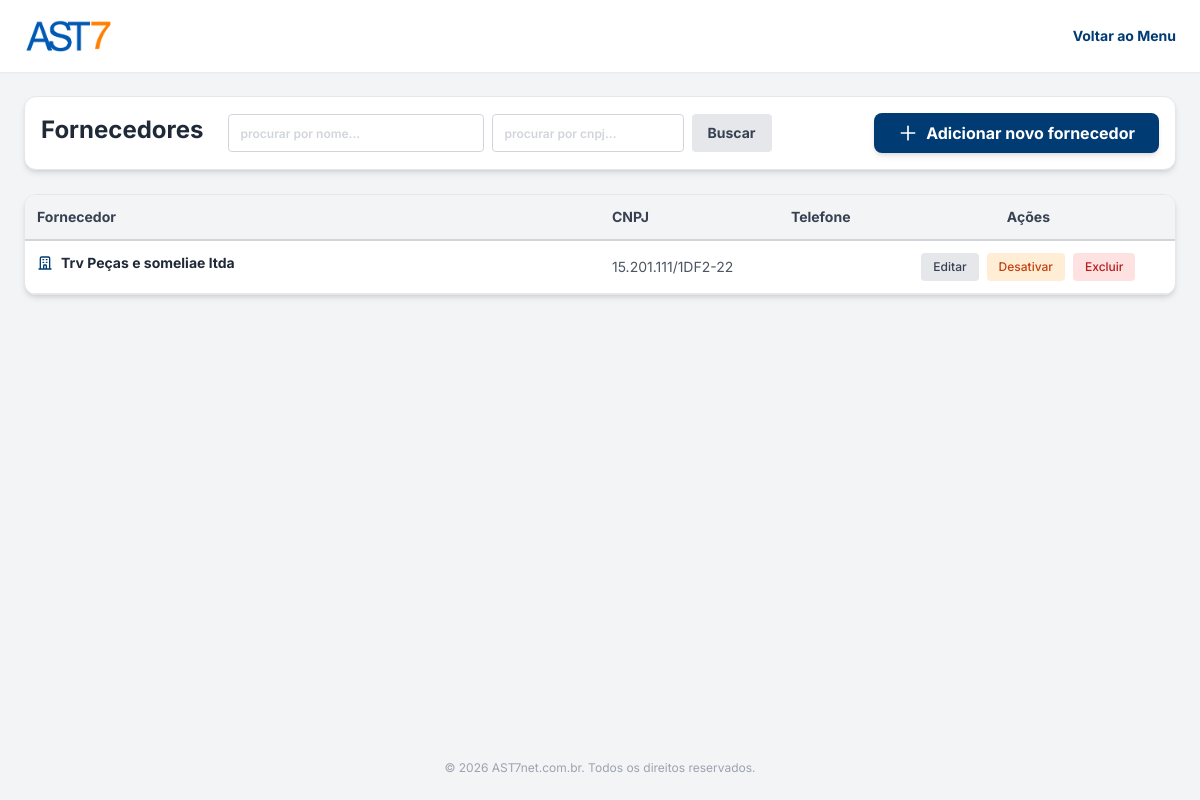
/fornecedores.php (signed in), run on an earlier commit of the app's database.
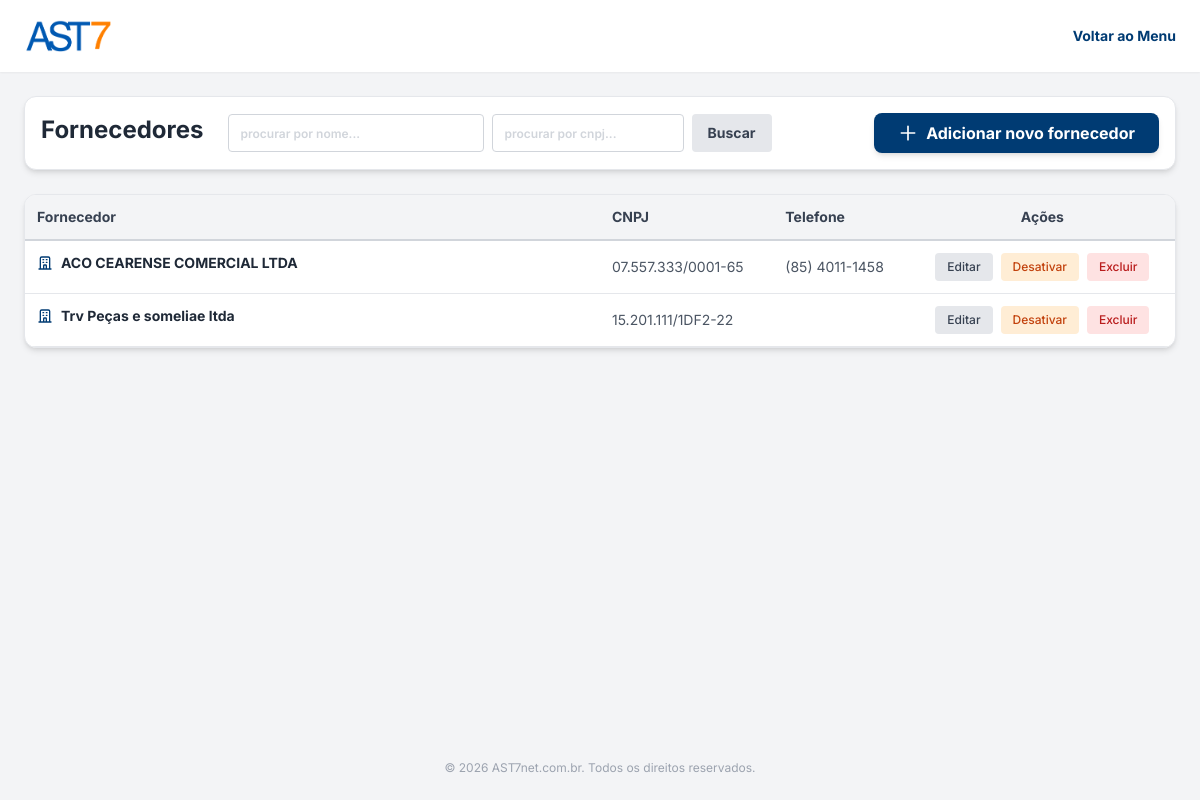
And on a later commit of the database.
### tables this page shows
CREATE TABLE fornecedores (
    id INTEGER PRIMARY KEY AUTOINCREMENT,
    razao_social TEXT NOT NULL,
    cep TEXT,
    endereco TEXT,
    numero TEXT,
    bairro TEXT,
    cidade TEXT,
    uf TEXT,
    cnpj TEXT,
    ie TEXT,
    telefone TEXT,
    fax TEXT,
    contato_nome TEXT,
    celular TEXT,
    email TEXT,
    whatsapp TEXT,
    email_danfe TEXT,
    observacao TEXT,
    ativo INTEGER DEFAULT 1,
    created_at DATETIME DEFAULT CURRENT_TIMESTAMP
);

### fornecedores.php (the view, shortened to what the changed rows need)
<?php
$pdo = Database::getInstance();
$pagina_atual = isset($_GET['page']) && is_numeric($_GET['page']) ? (int)$_GET['page'] : 1;
$limite = 10;
$offset = ($pagina_atual - 1) * $limite;
$sql_where = " WHERE 1=1";
$params = [];
$sql = "SELECT * FROM fornecedores" . $sql_where . " ORDER BY razao_social ASC LIMIT $limite OFFSET $offset";
$stmt = $pdo->prepare($sql);
$stmt->execute($params);
$fornecedores = $stmt->fetchAll();
?>
<!DOCTYPE html>
<html lang="pt-BR">
<head>
    <script src="https://cdn.tailwindcss.com"></script>
</head>
<body class="bg-bg-main min-h-screen flex flex-col font-sans text-text-main text-base">
    <main class="flex-grow p-4 md:p-6 max-w-[1400px] mx-auto w-full">
        <div class="bg-white p-4 rounded-xl shadow-md border border-gray-200 mb-6 flex flex-col md:flex-row justify-between items-center gap-4">
            <div class="flex gap-2 w-full md:w-auto">
                <h1 class="text-2xl font-bold text-gray-800 hidden md:block mr-4">Fornecedores</h1>
            </div>
        </div>
        <div class="bg-white rounded-xl shadow-md border border-gray-200 overflow-hidden">
            <div class="overflow-x-auto">
                <table class="w-full text-left border-collapse text-sm">
                    <thead>
                        <tr class="border-b-2 border-gray-300 text-gray-700 bg-gray-100">
                            <th class="py-3 px-3 font-bold w-1/2">Fornecedor</th>
                            <th class="py-3 px-3 font-bold">CNPJ</th>
                            <th class="py-3 px-3 font-bold">Telefone</th>
                            <th class="py-3 px-3 font-bold text-center">Ações</th>
                        </tr>
                    </thead>
                    <tbody>
                        <?php foreach($fornecedores as $f): ?>
                        <tr class="border-b border-gray-200 hover:bg-blue-50 transition-colors <?= $f['ativo'] == 0 ? 'opacity-60 bg-gray-100' : '' ?>">
                            <td class="py-3 px-3 font-bold text-gray-800 flex items-center gap-2">
                                <svg class="w-4 h-4 text-brand-blue" fill="none" stroke="currentColor" viewBox="0 0 24 24"><path stroke-linecap="round" stroke-linejoin="round" stroke-width="2" d="M19 21V5a2 2 0 00-2-2H7a2 2 0 00-2 2v16m14 0h2m-2 0h-5m-9 0H3m2 0h5M9 7h1m-1 4h1m4-4h1m-1 4h1m-5 10v-5a1 1 0 011-1h2a1 1 0 011 1v5m-4 0h4"></path></svg>
                                <?= htmlspecialchars($f['razao_social']) ?>
                            </td>
                            <td class="py-3 px-3 text-gray-600"><?= htmlspecialchars($f['cnpj']) ?></td>
                            <td class="py-3 px-3 text-gray-600"><?= htmlspecialchars($f['telefone']) ?></td>
                            <td class="py-3 px-3">
                                <div class="flex items-center justify-center gap-2">
                                    <a href="fornecedores.php?edit=<?= $f['id'] ?>" class="bg-gray-200 text-gray-700 hover:bg-gray-300 px-3 py-1.5 rounded transition-colors text-xs font-medium">Editar</a>
                                    <a href="fornecedores.php?toggle=<?= $f['id'] ?>" class="<?= $f['ativo'] ? 'bg-orange-100 text-orange-700 hover:bg-orange-200' : 'bg-green-100 text-green-700 hover:bg-green-200' ?> px-3 py-1.5 rounded transition-colors text-xs font-medium">
                                        <?= $f['ativo'] ? 'Desativar' : 'Ativar' ?>
                                    </a>
                                    <a href="fornecedores.php?delete=<?= $f['id'] ?>" onclick="return confirm('Tem certeza que deseja EXCLUIR este fornecedor? Essa ação não pode ser desfeita.')" class="bg-red-100 text-red-700 hover:bg-red-200 px-3 py-1.5 rounded transition-colors text-xs font-medium">Excluir</a>
                                </div>
                            </td>
                        </tr>
                        <?php endforeach; ?>
                    </tbody>
                </table>
            </div>
        </div>
    </main>
</body>
</html>

What changed in the data, as far as the page shows it:
added fornecedores: razao_social "ACO CEARENSE COMERCIAL LTDA", cnpj "07.557.333/0001-65", telefone "(85) 4011-1458", ativo "Desativar"
